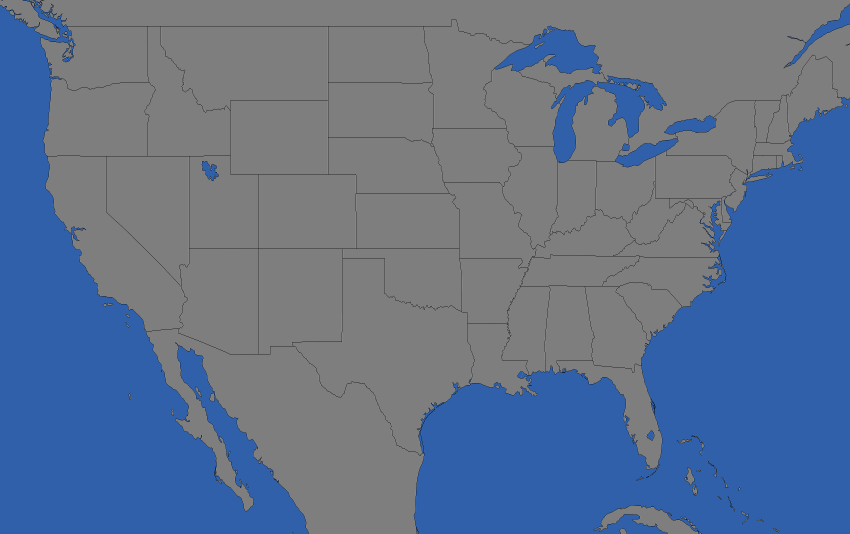
#> input picture ws4kp/server/images/maps/basemap.webp, 2550 x 1600 px (shown at 1/3 size)
$ python -i zebrafy_image.py   (imports and definitions only)
#> lines starting #> are read from the running program, lines starting #| are printed output that depends on the picture
########################################################################################
#
#    Author: Miika Nissi
#    Copyright 2023-2023 Miika Nissi (https://miikanissi.com)
#
#    This file is part of zebrafy
#    (see https://github.com/miikanissi/zebrafy).
#
#    This program is free software: you can redistribute it and/or modify
#    it under the terms of the GNU Lesser General Public License as published by
#    the Free Software Foundation, either version 3 of the License, or
#    (at your option) any later version.
#
#    This program is distributed in the hope that it will be useful,
#    but WITHOUT ANY WARRANTY; without even the implied warranty of
#    MERCHANTABILITY or FITNESS FOR A PARTICULAR PURPOSE.  See the
#    GNU Lesser General Public License for more details.
#
#    You should have received a copy of the GNU Lesser General Public License
#    along with this program. If not, see <http://www.gnu.org/licenses/>.
#
########################################################################################


########################################################################################
#
#    Author: Miika Nissi
#    Copyright 2023-2023 Miika Nissi (https://miikanissi.com)
#
#    This file is part of zebrafy
#    (see https://github.com/miikanissi/zebrafy).
#
#    This program is free software: you can redistribute it and/or modify
#    it under the terms of the GNU Lesser General Public License as published by
#    the Free Software Foundation, either version 3 of the License, or
#    (at your option) any later version.
#
#    This program is distributed in the hope that it will be useful,
#    but WITHOUT ANY WARRANTY; without even the implied warranty of
#    MERCHANTABILITY or FITNESS FOR A PARTICULAR PURPOSE.  See the
#    GNU Lesser General Public License for more details.
#
#    You should have received a copy of the GNU Lesser General Public License
#    along with this program. If not, see <http://www.gnu.org/licenses/>.
#
########################################################################################

# 1. Standard library imports:
import operator
from io import BytesIO
from typing import Union
import base64
import operator
import zlib

# 2. Known third party imports:
from PIL import Image

class GraphicField:
    """
    Converts a PIL image to Zebra Programming Language (ZPL) graphic field data.

    :param PIL.Image.Image image: An instance of a PIL Image.
    :param compression_type: ZPL compression type parameter that accepts the \
    following values, defaults to ``"A"``:

        - ``"A"``: ASCII hexadecimal - most compatible (default)
        - ``"B"``: Base64 binary
        - ``"C"``: LZ77 / Zlib compressed base64 binary - best compression
    """

    # [5 lines left out: function __init__, not called in this run]

    pil_image = property(operator.attrgetter("_pil_image"))

    # [5 lines left out: function pil_image, not called in this run]

    compression_type = property(operator.attrgetter("_compression_type"))

    # [96 lines left out: functions compression_type, _get_binary_byte_count, _get_bytes_per_row, _get_graphic_field_count, _get_data_string, get_graphic_field, not called in this run]

class CRC:
    """
    Utility class to calculate CRC-16-CCITT algorithm across the received data bytes.

    CRC-16-CCITT polynomial representation: x^{16} + x^{12} + x^5 + 1

    :param data_bytes: Bytes object for which to calculate CRC
    :param poly: Reversed polynomial representation for CRC-16-CCITT calculation, \
    defaults to ``0x8408``
    """

    # [5 lines left out: function __init__, not called in this run]

    data_bytes = property(operator.attrgetter("_data_bytes"))

    # [10 lines left out: function data_bytes, not called in this run]

    poly = property(operator.attrgetter("_poly"))

    # [40 lines left out: functions poly, _get_crc16_ccitt, get_crc_hex_string, not called in this run]


class ZebrafyImage:
    """
    Provides a method for converting PIL Image or image bytes to Zebra Programming \
    Language (ZPL).

    :param image: Image as a PIL Image or bytes object.
    :param compression_type: ZPL compression type parameter that accepts the \
    following values, defaults to ``"A"``:

        - ``"A"``: ASCII hexadecimal - most compatible (default)
        - ``"B"``: Base64 binary
        - ``"C"``: LZ77 / Zlib compressed base64 binary - best compression
    :param invert: Invert the black and white in resulting image, defaults to ``False``
    :param dither: Dither the pixels instead of hard limit on black and white, \
    defaults to ``False``
    :param threshold: Black pixel threshold for undithered image (``0-255``), defaults \
    to ``128``
    :param width: Width of the image in the resulting ZPL. If ``0``, use default image \
    width, defaults to ``0``
    :param height: Height of the image in the resulting ZPL. If ``0``, use default \
    image height, defaults to ``0``
    :param pos_x: X position of the image on the resulting ZPL, defaults to ``0``
    :param pos_y: Y position of the image on the resulting ZPL, defaults to ``0``
    :param complete_zpl: Return a complete ZPL with header and footer included. \
    Otherwise return only the graphic field, defaults to ``True``
    """

    def __init__(
        self,
        image: Union[bytes, Image.Image],
        compression_type: str = None,
        invert: bool = None,
        dither: bool = None,
        threshold: int = None,
        width: int = None,
        height: int = None,
        pos_x: int = None,
        pos_y: int = None,
        complete_zpl: bool = None,
    ):
        self.image = image
        if compression_type is None:
            compression_type = "a"
        self.compression_type = compression_type.upper()
        if invert is None:
            invert = False
        self.invert = invert
        if dither is None:
            dither = True
        self.dither = dither
        if threshold is None:
            threshold = 128
        self.threshold = threshold
        if width is None:
            width = 0
        self.width = width
        if height is None:
            height = 0
        self.height = height
        if pos_x is None:
            pos_x = 0
        self.pos_x = pos_x
        if pos_y is None:
            pos_y = 0
        self.pos_y = pos_y
        if complete_zpl is None:
            complete_zpl = True
        self.complete_zpl = complete_zpl

    image = property(operator.attrgetter("_image"))

    @image.setter
    def image(self, i):
        if not i:
            raise ValueError("Image cannot be empty.")
        if not isinstance(i, bytes) and not isinstance(i, Image.Image):
            raise TypeError(
                "Image must be a valid bytes object or PIL.Image.Image object."
                " {param_type} was given.".format(param_type=type(i))
            )
        self._image = i

    compression_type = property(operator.attrgetter("_compression_type"))

    # [16 lines left out: function compression_type, not called in this run]

    invert = property(operator.attrgetter("_invert"))

    # [11 lines left out: function invert, not called in this run]

    dither = property(operator.attrgetter("_dither"))

    # [11 lines left out: function dither, not called in this run]

    threshold = property(operator.attrgetter("_threshold"))

    # [15 lines left out: function threshold, not called in this run]

    width = property(operator.attrgetter("_width"))

    # [11 lines left out: function width, not called in this run]

    height = property(operator.attrgetter("_height"))

    # [11 lines left out: function height, not called in this run]

    pos_x = property(operator.attrgetter("_pos_x"))

    # [11 lines left out: function pos_x, not called in this run]

    pos_y = property(operator.attrgetter("_pos_y"))

    # [11 lines left out: function pos_y, not called in this run]

    complete_zpl = property(operator.attrgetter("_complete_zpl"))

    # [62 lines left out: functions complete_zpl, to_zpl, not called in this run]

>>> import cv2
>>> picture = cv2.imread('../../ws4kp/server/images/maps/basemap.webp', cv2.IMREAD_GRAYSCALE)
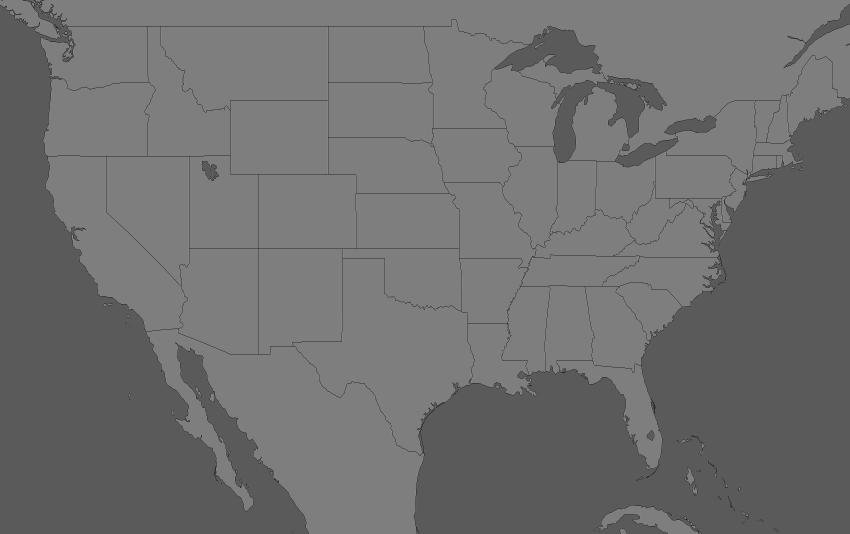
#> picture: shape (1600, 2550) (shown at 1/3 size); min 0, max 173, mean 111.4
#> (the run stopped early here; a loop or call above may not have finished)
